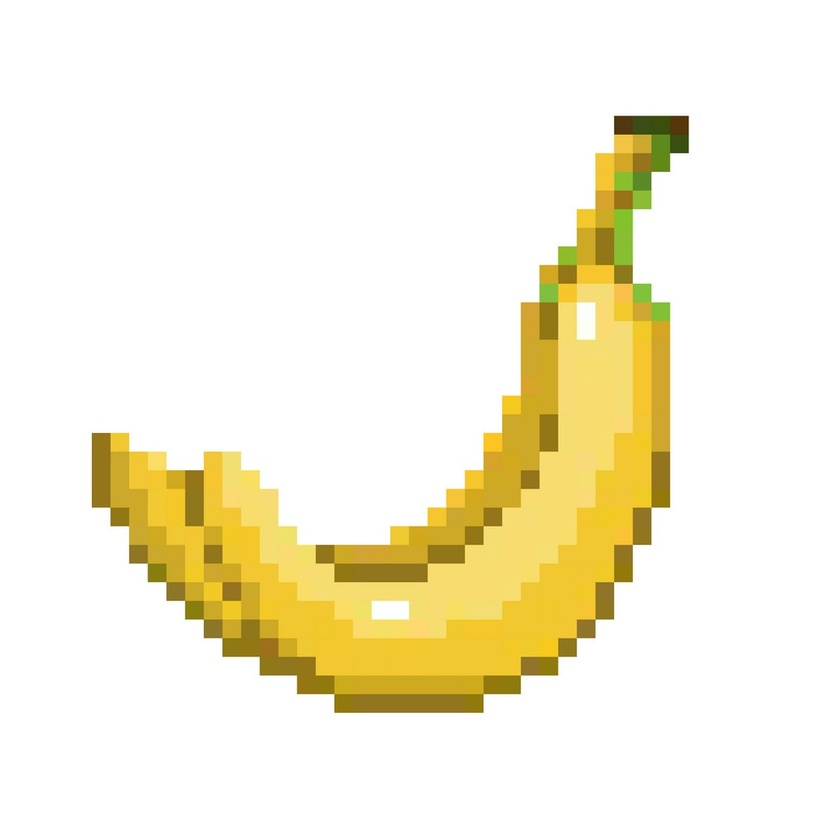
%> input picture img32.jpg, 840 x 840 px, shrunk from 997 x 997 before the run
$ octave coba.m   (GNU Octave 9; MATLAB toolbox functions it lacks are replaced by stand-ins)
%> lines starting %> are read from the running program, lines starting %| are printed output that depends on the picture
gambar = imread("img32.jpg");
%> gambar is the input picture: size 840x840x3 uint8; mean R, G, B 247, 241.1, 217.7

imshow(gambar);

R = gambar(:,:,1);
G = gambar(:,:,2);
B = gambar(:,:,3);
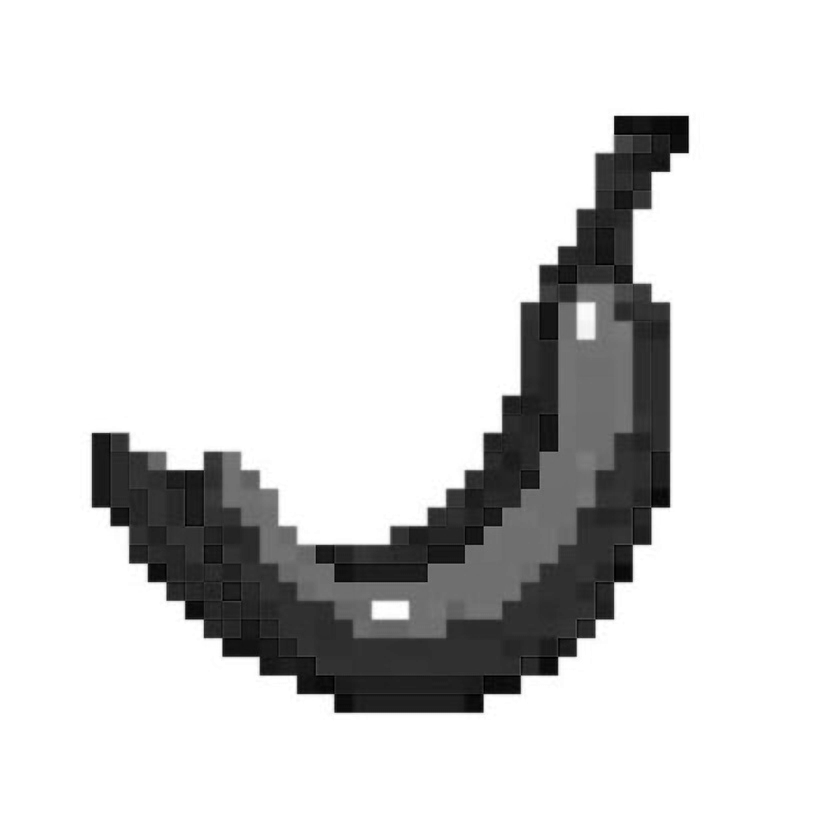
%> B: size 840x840 uint8; min 0, max 255, mean 217.7
Red = cat(3,R,G*0,B*0);
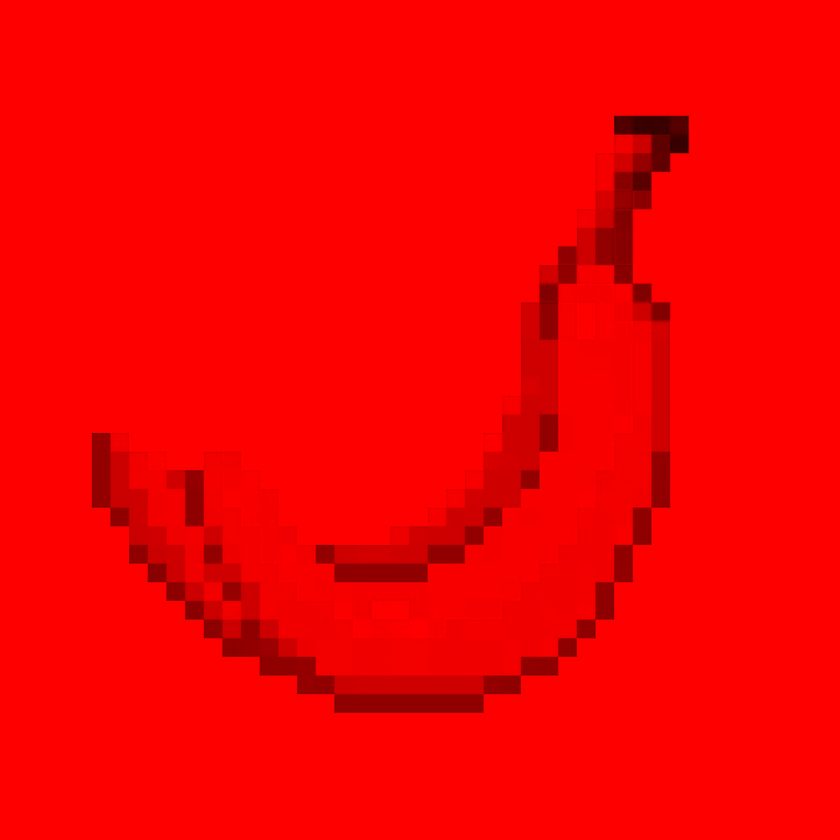
%> Red: size 840x840x3 uint8; mean R, G, B 247, 0, 0
Green = cat(3,R*0,G,B*0);
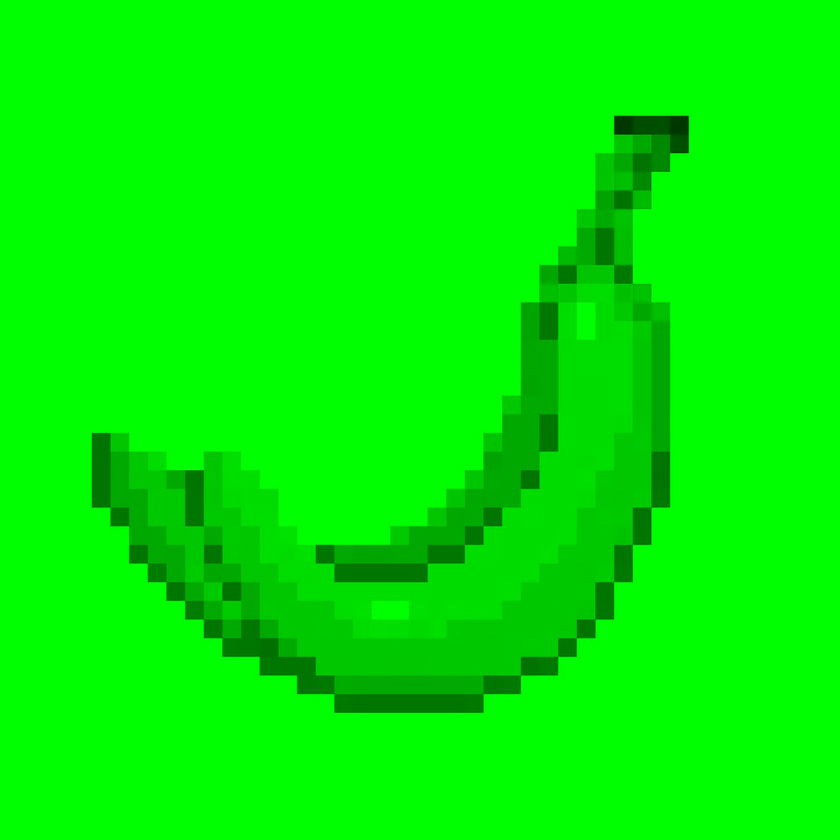
%> Green: size 840x840x3 uint8; mean R, G, B 0, 241.1, 0
Blue = cat(3,R*0,G*0,B);
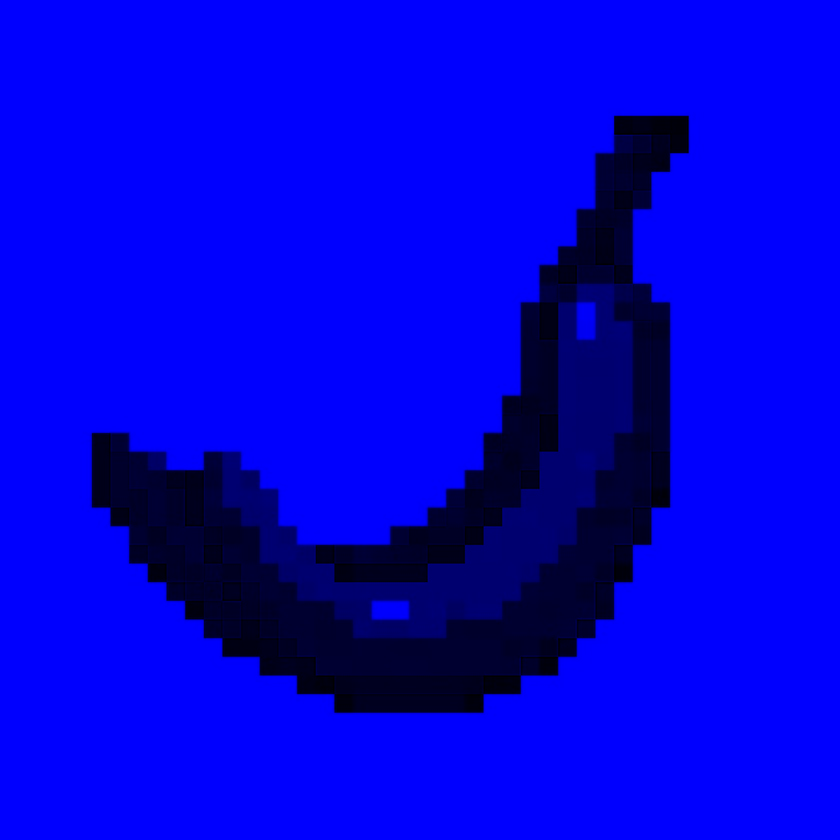
%> Blue: size 840x840x3 uint8; mean R, G, B 0, 0, 217.7
figure(1);
subplot(1,2,1);imshow(Red);title('Contoh Red');
subplot(1,2,2),imhist(Red);
%> after `imhist(Red)`:
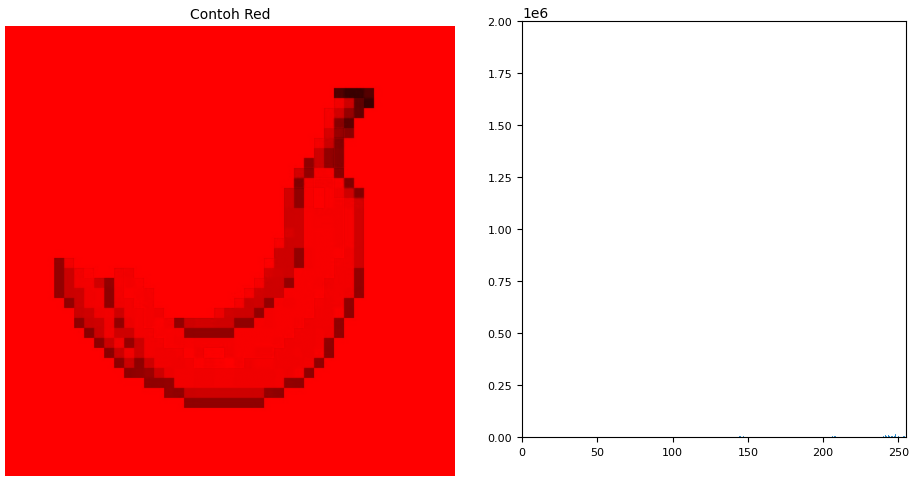
%> figure redrawn from the program's plot data, 2 panels

figure(2);
subplot(1,2,1);imshow(Green);title('Contoh Green');
subplot(1,2,2),imhist(Green);
%> after `imhist(Green)`:
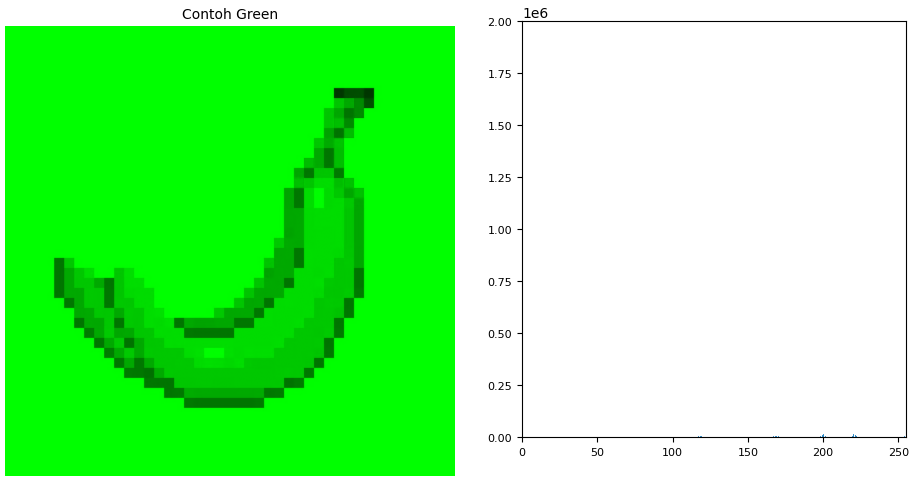
%> figure redrawn from the program's plot data, 2 panels

figure(3);
subplot(1,2,1);imshow(Blue);title('Contoh Blue');
subplot(1,2,2),imhist(Blue);
%> after `imhist(Blue)`:
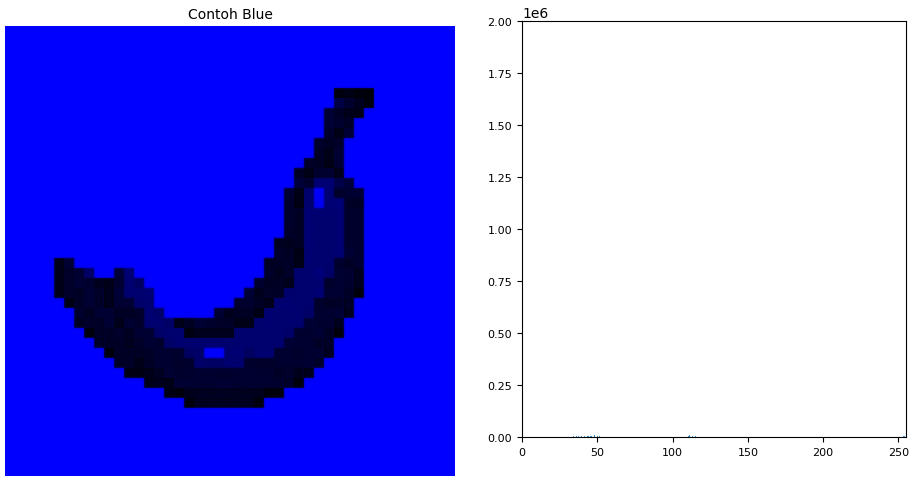
%> figure redrawn from the program's plot data, 2 panels

$ run again, with Bagian.jpg copied over img32.jpg
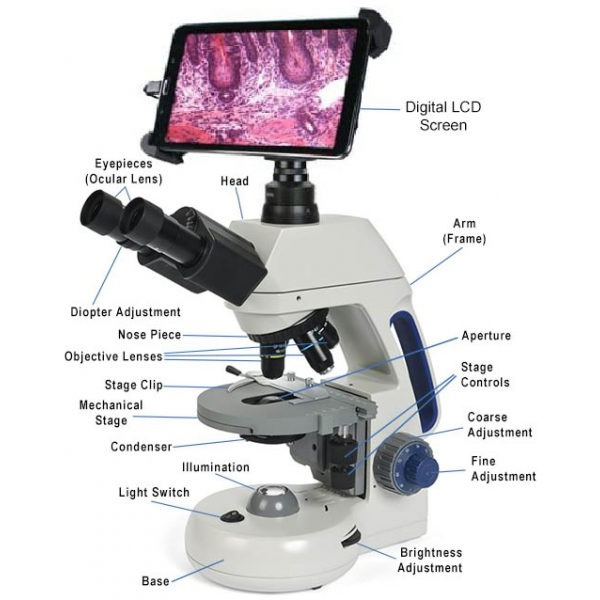
%> input picture Bagian.jpg, 600 x 600 px
%> gambar is the input picture: size 600x600x3 uint8; mean R, G, B 215.8, 212.8, 215.1
%> `Blue = cat(3,R*0,G*0,B);`:
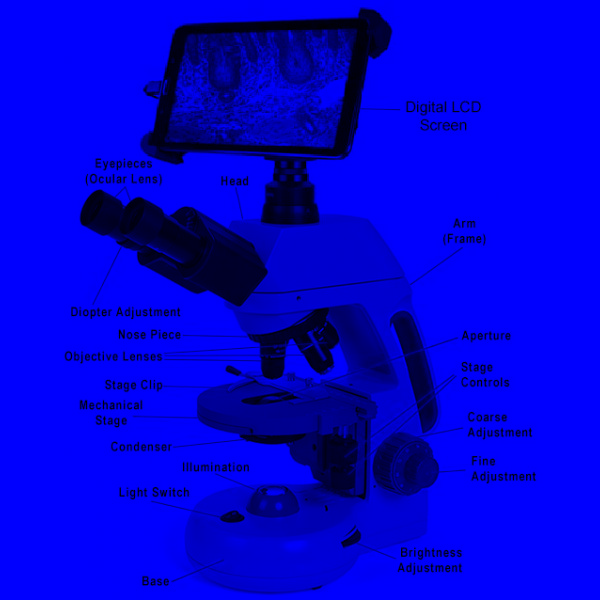
%> Blue: size 600x600x3 uint8; mean R, G, B 0, 0, 215.1
%> `imhist(Blue)`:
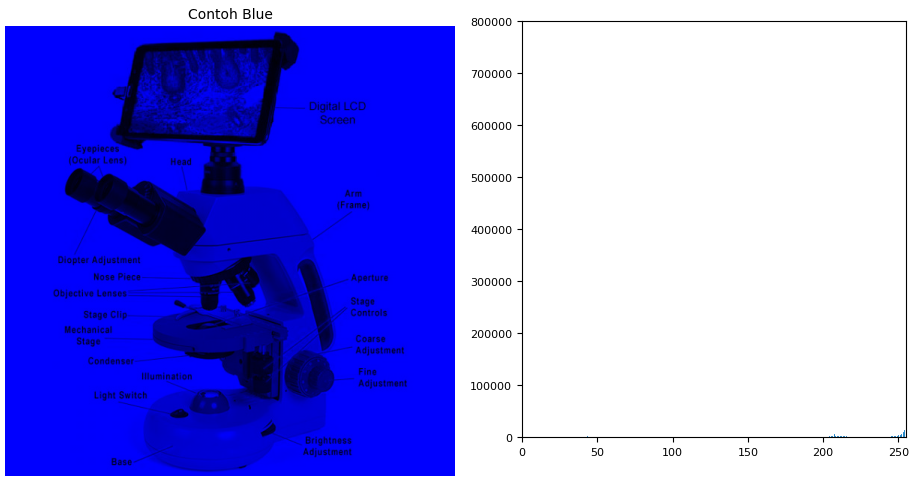
%> figure redrawn from the program's plot data, 2 panels
